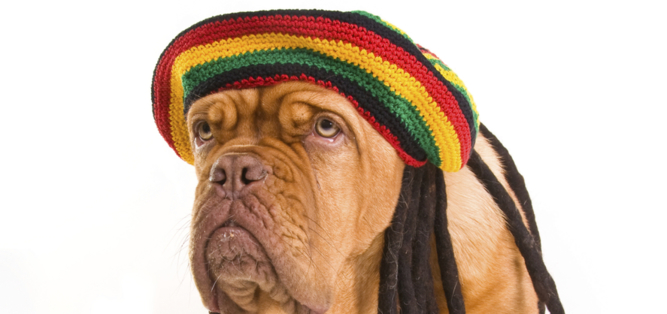
#> input picture doggo3.jpg, 667 x 314 px
$ python create.py doggo3.jpg out.png
#> lines starting #> are read from the running program, lines starting #| are printed output that depends on the picture
from PIL import Image
import sys
import os

def image_to_raw_grayscale(input_path, output_path):
    # Open the image
    img = Image.open(input_path)
    # Convert to grayscale
    gray_img = img.convert('L')  # 'L' mode is 8-bit pixels, black and white

    # Get pixel data
    pixels = list(gray_img.getdata())
    width, height = gray_img.size

    # Write raw pixel data to file
    with open(output_path, 'wb') as f:
        for y in range(height):
            # Extract the row of pixels
            row_pixels = pixels[y * width:(y + 1) * width]
            # Write the row to file
            f.write(bytearray(row_pixels))
    print(f"Saved raw grayscale image to {output_path}")

if __name__ == "__main__":
    if len(sys.argv) != 3:
        print("Usage: python script.py <input_image> <output_raw_file>")
    else:
        input_image = sys.argv[1]
        output_raw_arg = sys.argv[2]
        # Open image to get width
        with Image.open(input_image) as img:
#> img is the input picture: PIL image 667x314 RGB; mean R, G, B 208, 186.2, 169.6
            width, _ = img.size
#> width = 667
        # Construct output filename
        output_filename = f"{width}-{output_raw_arg}.raw"
#> output_filename = '667-out.png.raw'
        # Call the function
        image_to_raw_grayscale(input_image, output_filename)
#> in image_to_raw_grayscale, `gray_img = img.convert('L')  # 'L' mode is 8-bit pixels, black and white`:
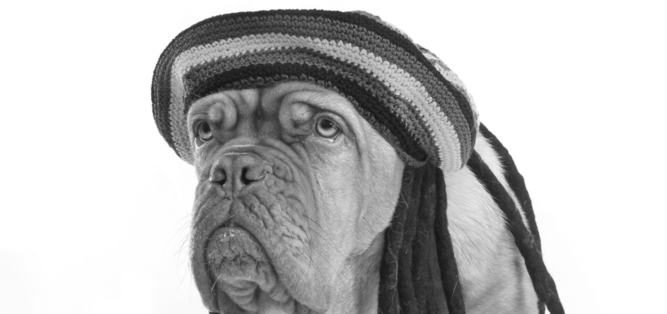
#> gray_img: PIL image 667x314 L; min 20, max 255, mean 190.9
#> in image_to_raw_grayscale, `pixels = list(gray_img.getdata())`: pixels = 209438 items
